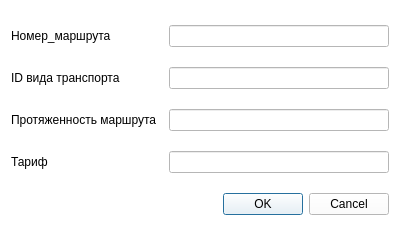
<?xml version="1.0" encoding="UTF-8"?>
<ui version="4.0">
 <class>add_route</class>
 <widget class="QWidget" name="add_route">
  <property name="geometry">
   <rect>
    <x>0</x>
    <y>0</y>
    <width>400</width>
    <height>232</height>
   </rect>
  </property>
  <property name="windowTitle">
   <string>Добавление маршрута</string>
  </property>
  <property name="styleSheet">
   <string notr="true">background-color: rgb(255, 255, 255);</string>
  </property>
  <layout class="QFormLayout" name="formLayout">
   <property name="horizontalSpacing">
    <number>12</number>
   </property>
   <property name="verticalSpacing">
    <number>20</number>
   </property>
   <property name="topMargin">
    <number>25</number>
   </property>
   <item row="0" column="0">
    <widget class="QLabel" name="label_number">
     <property name="text">
      <string>Номер_маршрута</string>
     </property>
    </widget>
   </item>
   <item row="0" column="1">
    <widget class="QLineEdit" name="text_number"/>
   </item>
   <item row="1" column="0">
    <widget class="QLabel" name="label_id">
     <property name="text">
      <string>ID вида транспорта</string>
     </property>
    </widget>
   </item>
   <item row="1" column="1">
    <widget class="QLineEdit" name="text_id"/>
   </item>
   <item row="2" column="0">
    <widget class="QLabel" name="label_length">
     <property name="text">
      <string>Протяженность маршрута</string>
     </property>
    </widget>
   </item>
   <item row="2" column="1">
    <widget class="QLineEdit" name="text_length"/>
   </item>
   <item row="3" column="0">
    <widget class="QLabel" name="label_tariff">
     <property name="text">
      <string>Тариф</string>
     </property>
    </widget>
   </item>
   <item row="3" column="1">
    <widget class="QLineEdit" name="text_tariff"/>
   </item>
   <item row="4" column="0" colspan="2">
    <widget class="QDialogButtonBox" name="buttonBox">
     <property name="standardButtons">
      <set>QDialogButtonBox::Cancel|QDialogButtonBox::Ok</set>
     </property>
    </widget>
   </item>
  </layout>
 </widget>
 <resources/>
 <connections/>
</ui>
